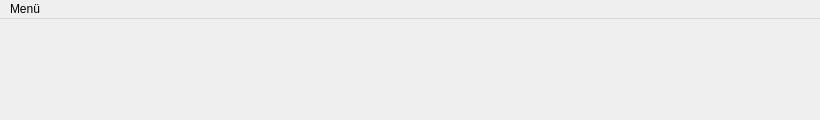
<?xml version="1.0" encoding="UTF-8"?>
<ui version="4.0">
 <class>MainWindow</class>
 <widget class="QMainWindow" name="MainWindow">
  <property name="geometry">
   <rect>
    <x>0</x>
    <y>0</y>
    <width>820</width>
    <height>120</height>
   </rect>
  </property>
  <property name="windowTitle">
   <string>MainWindow</string>
  </property>
  <widget class="QWidget" name="centralWidget">
   <layout class="QGridLayout" name="gridLayout">
    <property name="leftMargin">
     <number>0</number>
    </property>
    <property name="topMargin">
     <number>0</number>
    </property>
    <property name="rightMargin">
     <number>0</number>
    </property>
    <property name="bottomMargin">
     <number>0</number>
    </property>
    <item row="0" column="0">
     <widget class="QWidget" name="pluginWidget" native="true"/>
    </item>
   </layout>
  </widget>
  <widget class="QMenuBar" name="menuBar">
   <property name="geometry">
    <rect>
     <x>0</x>
     <y>0</y>
     <width>820</width>
     <height>22</height>
    </rect>
   </property>
   <widget class="QMenu" name="menuMen">
    <property name="title">
     <string>Menü</string>
    </property>
    <widget class="QMenu" name="menuSpiel">
     <property name="title">
      <string>Spiel</string>
     </property>
     <addaction name="actionNeu"/>
    </widget>
    <addaction name="menuSpiel"/>
    <addaction name="separator"/>
    <addaction name="actionBeenden"/>
   </widget>
   <addaction name="menuMen"/>
  </widget>
  <action name="actionNeu">
   <property name="text">
    <string>Neu</string>
   </property>
  </action>
  <action name="actionBeenden">
   <property name="text">
    <string>Beenden</string>
   </property>
  </action>
 </widget>
 <layoutdefault spacing="6" margin="11"/>
 <resources/>
 <connections/>
</ui>
